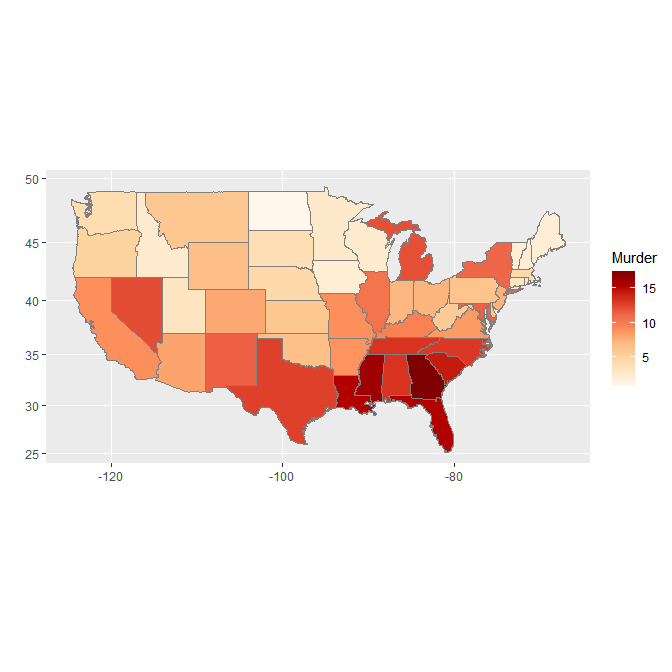

Here is the R script that generated this plot:
install.packages("ggiraphExtra")
install.packages("maps")
install.packages("ggplot2")
install.packages("mapproj")
library(ggiraphExtra)
str(USArrests)
head(USArrests)
library(tibble)
crime <- rownames_to_column(USArrests, var = "state")
crime$state <- tolower(crime$state)
str(crime)
library(ggplot2)
library(ggplot)
library(maps)

library(mapproj) 
states_map <- map_data("state")
str(states_map)
ggChoropleth(data = crime ,aes(fill = Murder, map_id = state), map = states_map)
# ggChoropleth(data = crime ,aes(fill = Murder, map_id = state), map = states_map,interactive =T)
